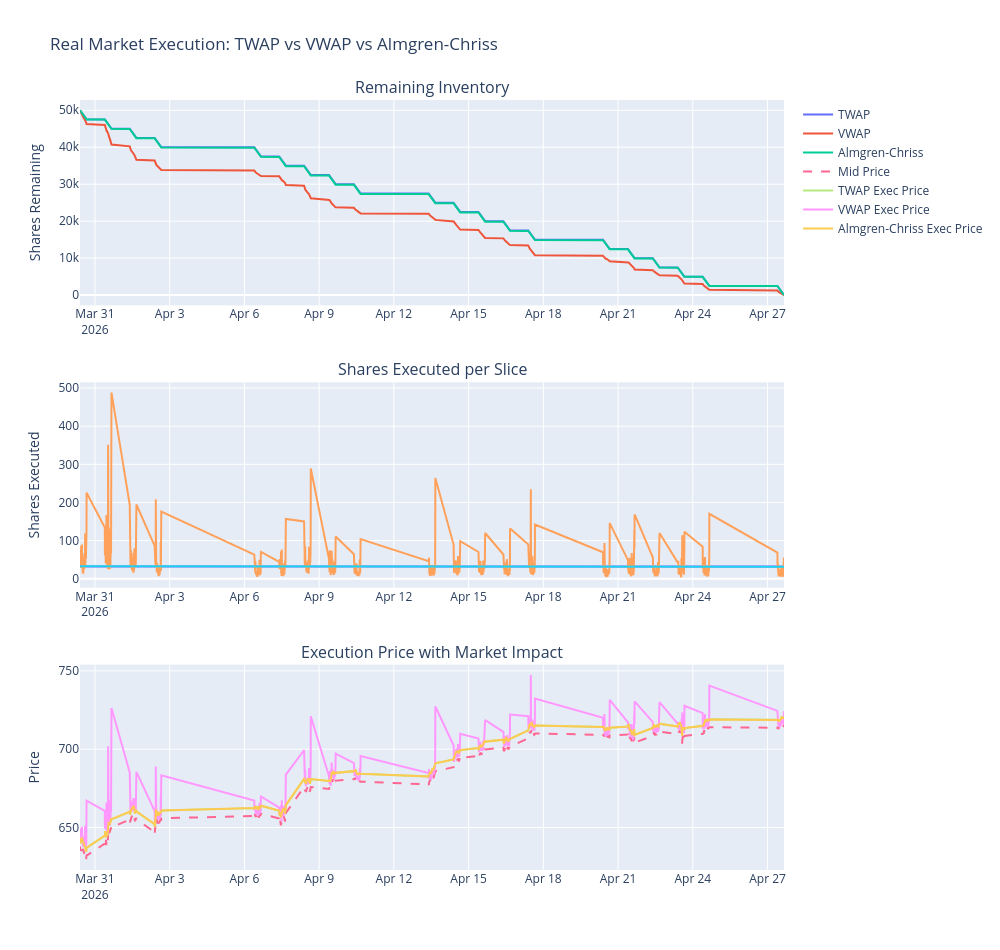

Notebook code cell kept with this figure:
### Code cell
# Comparative figure: inventory, shares per slice, execution prices

time_inventory = df_exec.index[:N+1]
time_execution = df_exec.index[:N]

fig = make_subplots(
    rows=3,
    cols=1,
    shared_xaxes=False,
    vertical_spacing=0.10,
    subplot_titles=[
        "Remaining Inventory",
        "Shares Executed per Slice",
        "Execution Price with Market Impact"
    ]
)

# 1. Inventory paths
for name, inventory in inventory_paths.items():
    fig.add_trace(
        go.Scatter(
            x=time_inventory,
            y=inventory,
            mode="lines",
            name=name
        ),
        row=1,
        col=1
    )

# 2. Shares per slice
for name, schedule in schedules.items():
    fig.add_trace(
        go.Scatter(
            x=time_execution,
            y=schedule,
            mode="lines",
            name=f"{name} shares",
            showlegend=False
        ),
        row=2,
        col=1
    )

# 3. Execution prices
fig.add_trace(
    go.Scatter(
        x=time_execution,
        y=mid_prices[:-1],
        mode="lines",
        name="Mid Price",
        line=dict(dash="dash")
    ),
    row=3,
    col=1
)

for name, result in execution_results.items():
    fig.add_trace(
        go.Scatter(
            x=time_execution,
            y=result["execution_prices"],
            mode="lines",
            name=f"{name} Exec Price"
        ),
        row=3,
        col=1
    )

fig.update_layout(
    title="Real Market Execution: TWAP vs VWAP vs Almgren-Chriss",
    height=950,
    width=1000
)

fig.update_yaxes(title_text="Shares Remaining", row=1, col=1)
fig.update_yaxes(title_text="Shares Executed", row=2, col=1)
fig.update_yaxes(title_text="Price", row=3, col=1)

fig.show()
fig.write_image("../results/plots/real_market_execution_twap_vs_vwap_vs_almgren-chriss.png")
display(Image(filename="../results/plots/real_market_execution_twap_vs_vwap_vs_almgren-chriss.png"))

### Figure 1 — Plotly figure (JSON) as saved in the notebook; plotly's stock layout.template omitted (floating-point values rounded to 4 significant figures; data arrays with more than 128 entries replaced by an {"elided": "..."} marker saying what was removed)
{"data": [{"mode": "lines", "name": "TWAP", "type": "scatter", "x": {"elided": "1559 str values"}, "xaxis": "x", "y": {"elided": "1559 float values"}, "yaxis": "y"}, {"mode": "lines", "name": "VWAP", "type": "scatter", "x": {"elided": "1559 str values"}, "xaxis": "x", "y": {"elided": "1559 float values"}, "yaxis": "y"}, {"mode": "lines", "name": "Almgren-Chriss", "type": "scatter", "x": {"elided": "1559 str values"}, "xaxis": "x", "y": {"elided": "1559 float values"}, "yaxis": "y"}, {"mode": "lines", "name": "TWAP shares", "showlegend": false, "type": "scatter", "x": {"elided": "1558 str values"}, "xaxis": "x2", "y": {"elided": "1558 float values"}, "yaxis": "y2"}, {"mode": "lines", "name": "VWAP shares", "showlegend": false, "type": "scatter", "x": {"elided": "1558 str values"}, "xaxis": "x2", "y": {"elided": "1558 float values"}, "yaxis": "y2"}, {"mode": "lines", "name": "Almgren-Chriss shares", "showlegend": false, "type": "scatter", "x": {"elided": "1558 str values"}, "xaxis": "x2", "y": {"elided": "1558 float values"}, "yaxis": "y2"}, {"line": {"dash": "dash"}, "mode": "lines", "name": "Mid Price", "type": "scatter", "x": {"elided": "1558 str values"}, "xaxis": "x3", "y": {"elided": "1558 float values"}, "yaxis": "y3"}, {"mode": "lines", "name": "TWAP Exec Price", "type": "scatter", "x": {"elided": "1558 str values"}, "xaxis": "x3", "y": {"elided": "1558 float values"}, "yaxis": "y3"}, {"mode": "lines", "name": "VWAP Exec Price", "type": "scatter", "x": {"elided": "1558 str values"}, "xaxis": "x3", "y": {"elided": "1558 float values"}, "yaxis": "y3"}, {"mode": "lines", "name": "Almgren-Chriss Exec Price", "type": "scatter", "x": {"elided": "1558 str values"}, "xaxis": "x3", "y": {"elided": "1558 float values"}, "yaxis": "y3"}], "layout": {"annotations": [{"font": {"size": 16}, "showarrow": false, "text": "Remaining Inventory", "x": 0.5, "xanchor": "center", "xref": "paper", "y": 1, "yanchor": "bottom", "yref": "paper"}, {"font": {"size": 16}, "showarrow": false, "text": "Shares Executed per Slice", "x": 0.5, "xanchor": "center", "xref": "paper", "y": 0.6333, "yanchor": "bottom", "yref": "paper"}, {"font": {"size": 16}, "showarrow": false, "text": "Execution Price with Market Impact", "x": 0.5, "xanchor": "center", "xref": "paper", "y": 0.2667, "yanchor": "bottom", "yref": "paper"}], "height": 950, "title": {"text": "Real Market Execution: TWAP vs VWAP vs Almgren-Chriss"}, "width": 1000, "xaxis": {"anchor": "y", "domain": [0, 1]}, "xaxis2": {"anchor": "y2", "domain": [0, 1]}, "xaxis3": {"anchor": "y3", "domain": [0, 1]}, "yaxis": {"anchor": "x", "domain": [0.7333, 1], "title": {"text": "Shares Remaining"}}, "yaxis2": {"anchor": "x2", "domain": [0.3667, 0.6333], "title": {"text": "Shares Executed"}}, "yaxis3": {"anchor": "x3", "domain": [0, 0.2667], "title": {"text": "Price"}}}}
